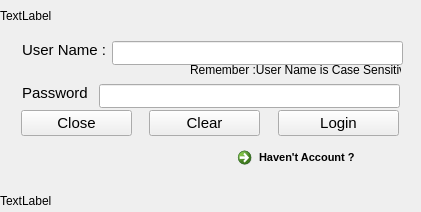
<?xml version="1.0" encoding="UTF-8"?>
<ui version="4.0">
 <class>Login</class>
 <widget class="QWidget" name="Login">
  <property name="geometry">
   <rect>
    <x>0</x>
    <y>0</y>
    <width>421</width>
    <height>212</height>
   </rect>
  </property>
  <property name="windowTitle">
   <string>Login</string>
  </property>
  <property name="windowIcon">
   <iconset resource="resources.qrc">
    <normaloff>:/file/change_password_png_5_nMu_icon.ico</normaloff>:/file/change_password_png_5_nMu_icon.ico</iconset>
  </property>
  <property name="autoFillBackground">
   <bool>false</bool>
  </property>
  <widget class="QLabel" name="label_3">
   <property name="geometry">
    <rect>
     <x>0</x>
     <y>0</y>
     <width>421</width>
     <height>31</height>
    </rect>
   </property>
   <property name="text">
    <string>TextLabel</string>
   </property>
  </widget>
  <widget class="QLabel" name="label_4">
   <property name="geometry">
    <rect>
     <x>0</x>
     <y>180</y>
     <width>421</width>
     <height>41</height>
    </rect>
   </property>
   <property name="text">
    <string>TextLabel</string>
   </property>
  </widget>
  <widget class="QLabel" name="label_5">
   <property name="geometry">
    <rect>
     <x>190</x>
     <y>60</y>
     <width>211</width>
     <height>20</height>
    </rect>
   </property>
   <property name="text">
    <string>Remember :User Name is Case Sensitive !</string>
   </property>
  </widget>
  <widget class="QCommandLinkButton" name="commandLinkButton">
   <property name="geometry">
    <rect>
     <x>230</x>
     <y>140</y>
     <width>172</width>
     <height>31</height>
    </rect>
   </property>
   <property name="font">
    <font>
     <family>Segoe UI</family>
     <pointsize>8</pointsize>
    </font>
   </property>
   <property name="text">
    <string>Haven't Account ?</string>
   </property>
  </widget>
  <widget class="QLabel" name="label_2">
   <property name="geometry">
    <rect>
     <x>22</x>
     <y>84</y>
     <width>71</width>
     <height>18</height>
    </rect>
   </property>
   <property name="font">
    <font>
     <pointsize>11</pointsize>
    </font>
   </property>
   <property name="text">
    <string>Password :</string>
   </property>
  </widget>
  <widget class="QLineEdit" name="lineEdit_2">
   <property name="geometry">
    <rect>
     <x>99</x>
     <y>84</y>
     <width>301</width>
     <height>24</height>
    </rect>
   </property>
   <property name="font">
    <font>
     <pointsize>11</pointsize>
    </font>
   </property>
   <property name="echoMode">
    <enum>QLineEdit::Password</enum>
   </property>
  </widget>
  <widget class="QLabel" name="label">
   <property name="geometry">
    <rect>
     <x>22</x>
     <y>41</y>
     <width>84</width>
     <height>18</height>
    </rect>
   </property>
   <property name="font">
    <font>
     <pointsize>11</pointsize>
    </font>
   </property>
   <property name="text">
    <string>User Name :</string>
   </property>
  </widget>
  <widget class="QLineEdit" name="lineEdit">
   <property name="geometry">
    <rect>
     <x>112</x>
     <y>41</y>
     <width>291</width>
     <height>24</height>
    </rect>
   </property>
   <property name="font">
    <font>
     <pointsize>11</pointsize>
    </font>
   </property>
  </widget>
  <widget class="QPushButton" name="pushButton_3">
   <property name="geometry">
    <rect>
     <x>21</x>
     <y>110</y>
     <width>111</width>
     <height>26</height>
    </rect>
   </property>
   <property name="font">
    <font>
     <pointsize>11</pointsize>
    </font>
   </property>
   <property name="text">
    <string>Close</string>
   </property>
  </widget>
  <widget class="QPushButton" name="pushButton_2">
   <property name="geometry">
    <rect>
     <x>149</x>
     <y>110</y>
     <width>111</width>
     <height>26</height>
    </rect>
   </property>
   <property name="font">
    <font>
     <pointsize>11</pointsize>
    </font>
   </property>
   <property name="text">
    <string>Clear</string>
   </property>
  </widget>
  <widget class="QPushButton" name="pushButton">
   <property name="geometry">
    <rect>
     <x>278</x>
     <y>110</y>
     <width>121</width>
     <height>26</height>
    </rect>
   </property>
   <property name="font">
    <font>
     <pointsize>11</pointsize>
    </font>
   </property>
   <property name="text">
    <string>Login</string>
   </property>
  </widget>
 </widget>
 <tabstops>
  <tabstop>lineEdit</tabstop>
  <tabstop>lineEdit_2</tabstop>
  <tabstop>pushButton</tabstop>
  <tabstop>pushButton_2</tabstop>
  <tabstop>pushButton_3</tabstop>
 </tabstops>
 <resources>
  <include location="resources.qrc"/>
 </resources>
 <connections/>
</ui>
